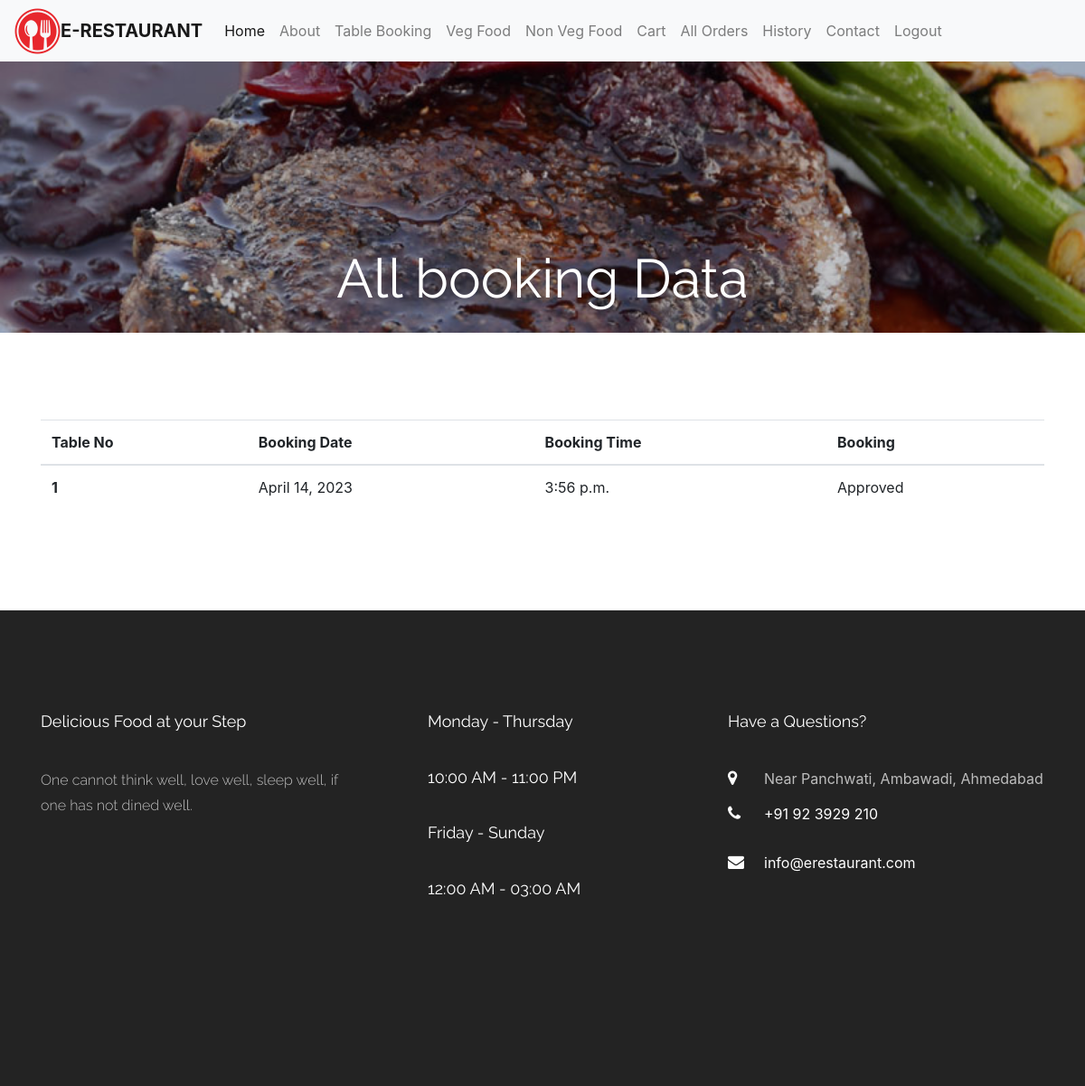
The app's page /historydta/ (signed in) with its own data.
### meal/models.py (models this page shows, shortened)
class TableBooking(models.Model):
    usereamil = models.ForeignKey(Site_User,on_delete=models.CASCADE)
    table_no = models.ForeignKey(TableDetail,on_delete=models.CASCADE)
    date = models.DateField(
        blank=True, null=True)
    time1 = models.TimeField()
    booked=models.BooleanField(default=False)

class TableDetail(models.Model):
    Table_No = models.IntegerField()
    Table_Price = models.IntegerField()
    No_of_Seats = models.IntegerField()
    is_available=models.BooleanField(default=False)
    table_image=models.ImageField(upload_to="Table",blank=True,null=True)
    def __str__(self):
        return str(self.Table_No)

### app1/views.py (the view)
# urls.py: path('historydta/',views.historydta,name='historydta'),
def historydta(request):
    if 'user' in request.session:
        mod=Site_User.objects.get(email=request.session['user'])
        table=TableBooking.objects.filter(usereamil=mod)
        return render(request,'history.html',{'mod':mod,'table':table})
    else:
        return redirect('login')

### app1/templates/history.html
{% extends 'base.html' %}
{% load static %}
{% block content %}
<div class="hero-wrap" style="background-image: url({% static 'images/menu-4.jpg' %});">
    <div class="overlay"></div>
    <div class="container">
        <div class="row no-gutters slider-text d-flex align-itemd-end justify-content-center">
            <div class="col-md-9 ftco-animate text-center d-flex align-items-end justify-content-center">
                <div class="text">
                    <h1 class="mb-4 bread">All booking Data</h1>
                </div>
            </div>
        </div>
    </div>
</div>
<section class="ftco-section">
    <div class="container">
        <div class="row d-flex">
            <div class="col-md-12 d-flex align-self-stretch ftco-animate">
                <table class="table table-hover">
                    <thead>
                        <tr>
                            <th scope="col">Table No</th>
                            <th scope="col">Booking Date</th>
                            <th scope="col">Booking Time</th>
                            <th scope="col">Booking</th>
                        </tr>
                    </thead>
                    <tbody>
                        {% for i in table %}
                        <tr>
                            <th scope="row">{{i.table_no}}</th>
                            <td>{{i.date}}</td>
                            <td>{{i.time1}}</td>
                            {% if i.booked is True %}
                            <td>Approved</td>
                            {% else %}
                            <td>Pending</td>
                            {% endif %}
                        </tr>
                        {%endfor%}
                    </tbody>
                </table>
            </div>
        </div>
    </div>
</section>
{% endblock %}

### records on screen
TableBooking: table_no "1", date "April 14, 2023", time1 "3:56 p.m.", booked "Approved"
